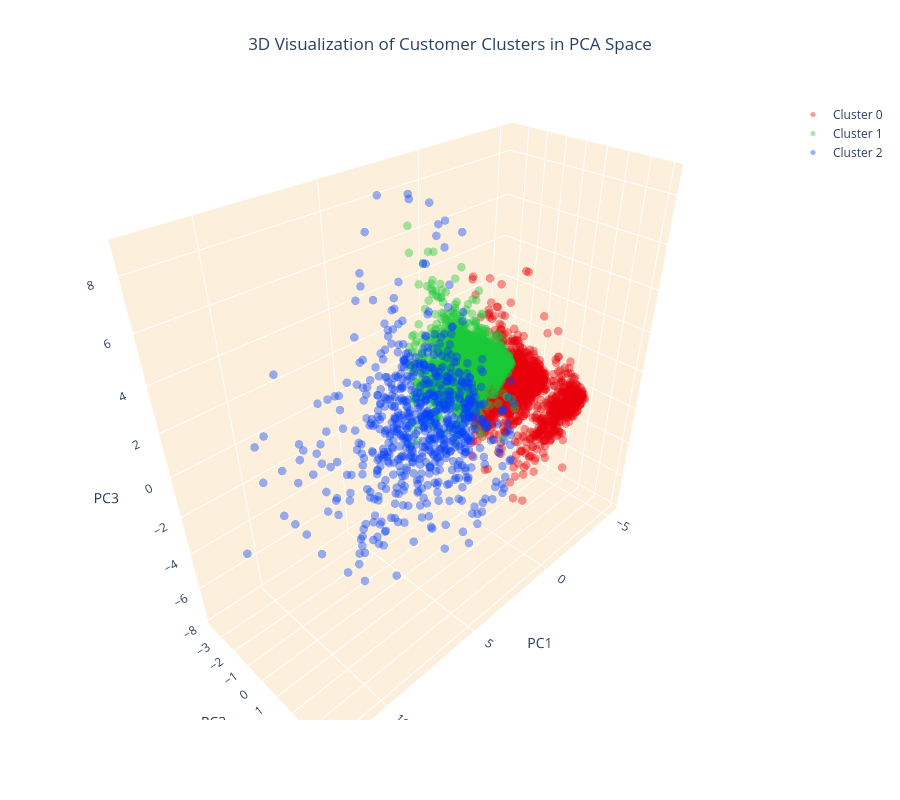

Write notebook code for a chart like this one.
### Code cell
# Create separate data frames for each cluster
cluster_0 = customer_data_pca[customer_data_pca['cluster'] == 0]
cluster_1 = customer_data_pca[customer_data_pca['cluster'] == 1]
cluster_2 = customer_data_pca[customer_data_pca['cluster'] == 2]

# Create a 3D scatter plot
fig = go.Figure()

# Add data points for each cluster separately and specify the color
fig.add_trace(go.Scatter3d(x=cluster_0['PC1'], y=cluster_0['PC2'], z=cluster_0['PC3'], 
                           mode='markers', marker=dict(color=colors[0], size=5, opacity=0.4), name='Cluster 0'))
fig.add_trace(go.Scatter3d(x=cluster_1['PC1'], y=cluster_1['PC2'], z=cluster_1['PC3'], 
                           mode='markers', marker=dict(color=colors[1], size=5, opacity=0.4), name='Cluster 1'))
fig.add_trace(go.Scatter3d(x=cluster_2['PC1'], y=cluster_2['PC2'], z=cluster_2['PC3'], 
                           mode='markers', marker=dict(color=colors[2], size=5, opacity=0.4), name='Cluster 2'))

# Set the title and layout details
fig.update_layout(
    title=dict(text='3D Visualization of Customer Clusters in PCA Space', x=0.5),
    scene=dict(
        xaxis=dict(backgroundcolor="#fcf0dc", gridcolor='white', title='PC1'),
        yaxis=dict(backgroundcolor="#fcf0dc", gridcolor='white', title='PC2'),
        zaxis=dict(backgroundcolor="#fcf0dc", gridcolor='white', title='PC3'),
    ),
    width=900,
    height=800
)

# Show the plot
fig.show()

### Figure 1 — Plotly figure (JSON) as saved in the notebook; plotly's stock layout.template omitted (floating-point values rounded to 4 significant figures; data arrays with more than 128 entries replaced by an {"elided": "..."} marker saying what was removed)
{"data": [{"marker": {"color": "#e8000b", "opacity": 0.4, "size": 5}, "mode": "markers", "name": "Cluster 0", "type": "scatter3d", "x": {"elided": "1670 float values"}, "y": {"elided": "1670 float values"}, "z": {"elided": "1670 float values"}}, {"marker": {"color": "#1ac938", "opacity": 0.4, "size": 5}, "mode": "markers", "name": "Cluster 1", "type": "scatter3d", "x": {"elided": "1684 float values"}, "y": {"elided": "1684 float values"}, "z": {"elided": "1684 float values"}}, {"marker": {"color": "#023eff", "opacity": 0.4, "size": 5}, "mode": "markers", "name": "Cluster 2", "type": "scatter3d", "x": {"elided": "713 float values"}, "y": {"elided": "713 float values"}, "z": {"elided": "713 float values"}}], "layout": {"height": 800, "scene": {"xaxis": {"backgroundcolor": "#fcf0dc", "gridcolor": "white", "title": {"text": "PC1"}}, "yaxis": {"backgroundcolor": "#fcf0dc", "gridcolor": "white", "title": {"text": "PC2"}}, "zaxis": {"backgroundcolor": "#fcf0dc", "gridcolor": "white", "title": {"text": "PC3"}}}, "title": {"text": "3D Visualization of Customer Clusters in PCA Space", "x": 0.5}, "width": 900}}
